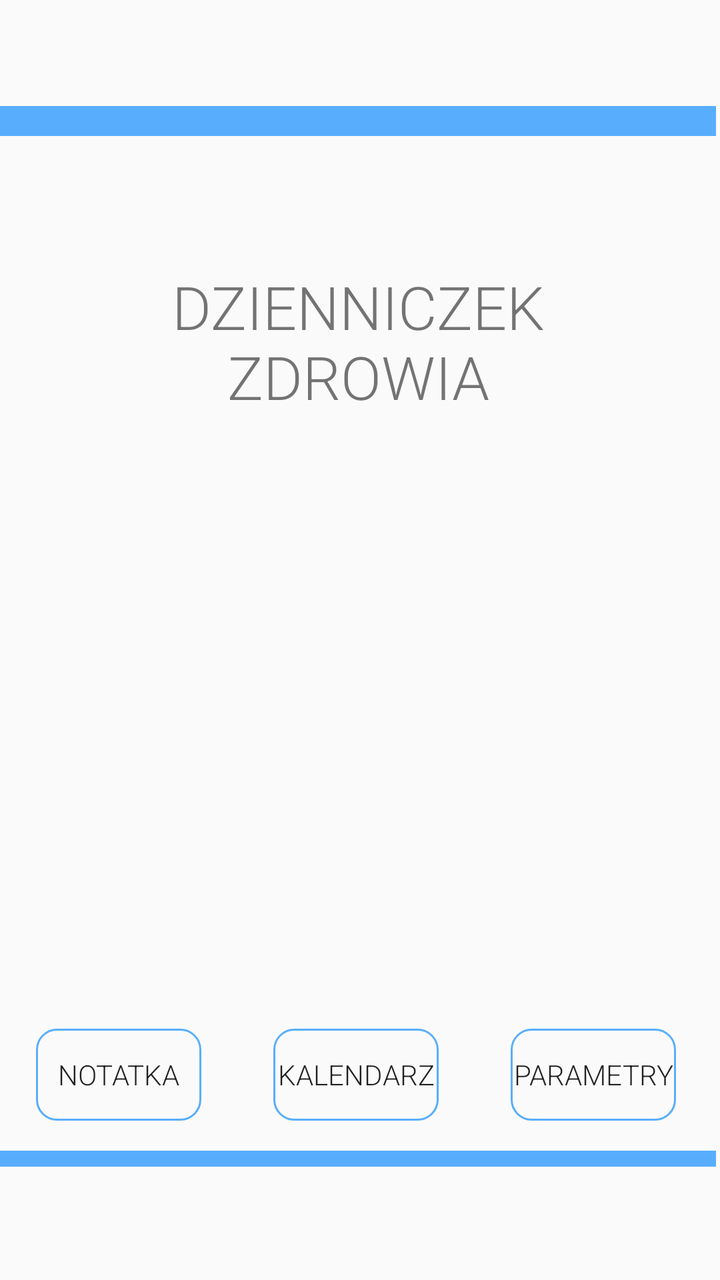
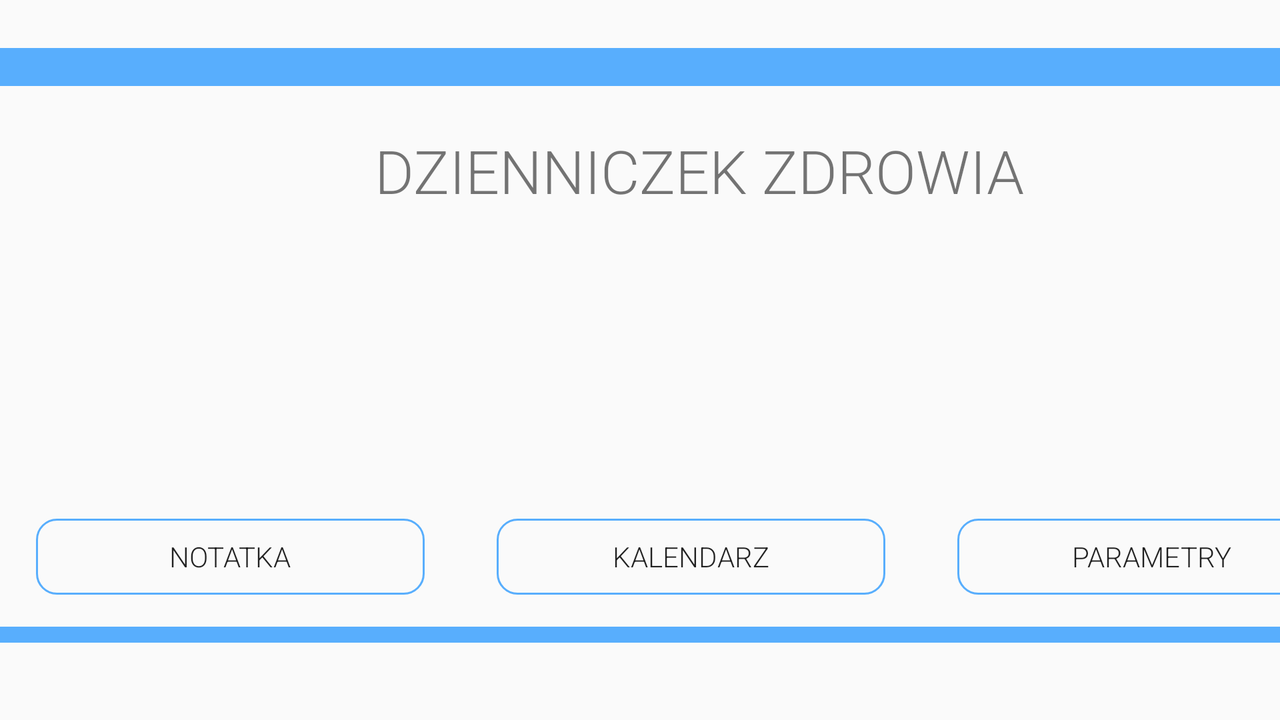

An Android layout and its configuration variant, each rendered on a device that would load it. The default file and the variant file are quoted in full after the pictures.
<!-- AndroidManifest.xml: application theme Theme.Seniorcalendarapp -->
<!-- res/layout/main_window.xml -->
<?xml version="1.0" encoding="utf-8"?>
<RelativeLayout xmlns:android="http://schemas.android.com/apk/res/android"
    xmlns:app="http://schemas.android.com/apk/res-auto"
    xmlns:tools="http://schemas.android.com/tools"
    android:layout_width="match_parent"
    android:layout_height="match_parent">

    <LinearLayout
        android:layout_width="wrap_content"
        android:layout_height="match_parent"
        android:layout_alignParentStart="true"
        android:layout_alignParentTop="true"
        android:layout_alignParentEnd="true"
        android:layout_alignParentBottom="true"
        android:layout_marginStart="0dp"
        android:layout_marginTop="0dp"
        android:layout_marginEnd="2dp"
        android:layout_marginBottom="0dp"
        android:orientation="vertical"
        app:layout_constraintBottom_toBottomOf="parent"
        app:layout_constraintEnd_toEndOf="parent"
        app:layout_constraintHorizontal_bias="1.0"
        app:layout_constraintStart_toStartOf="parent"
        app:layout_constraintTop_toTopOf="parent"
        app:layout_constraintVertical_bias="0.0">

        <LinearLayout
            android:layout_width="match_parent"
            android:layout_height="53dp"
            android:orientation="vertical"></LinearLayout>

        <LinearLayout
            android:layout_width="match_parent"
            android:layout_height="15dp"
            android:background="@color/blue"
            android:orientation="vertical"></LinearLayout>

        <LinearLayout
            android:layout_width="match_parent"
            android:layout_height="65dp"
            android:orientation="vertical"></LinearLayout>

        <TextView
            android:id="@+id/textView3"
            android:layout_width="match_parent"
            android:layout_height="wrap_content"
            android:layout_marginLeft="80dp"
            android:layout_marginRight="80dp"
            android:fontFamily="sans-serif-light"
            android:text="dzienniczek zdrowia"
            android:textAlignment="center"
            android:textAllCaps="true"
            android:textSize="30sp" />

        <LinearLayout
            android:layout_width="match_parent"
            android:layout_height="290dp"
            android:orientation="vertical">

            <LinearLayout
                android:layout_width="match_parent"
                android:layout_height="83dp"
                android:orientation="vertical"></LinearLayout>

            <ImageView
                android:id="@+id/imageView"
                android:layout_width="match_parent"
                android:layout_height="wrap_content"
                android:scaleX="2"
                android:scaleY="2"
                app:srcCompat="@mipmap/ic_launcher_foreground" />

        </LinearLayout>

        <LinearLayout
            android:layout_width="match_parent"
            android:layout_height="111dp"
            android:orientation="vertical">

            <LinearLayout
                android:layout_width="match_parent"
                android:layout_height="8dp"
                android:orientation="vertical">

            </LinearLayout>

            <LinearLayout
                android:layout_width="match_parent"
                android:layout_height="8dp"
                android:orientation="horizontal">

            </LinearLayout>

            <LinearLayout
                android:layout_width="match_parent"
                android:layout_height="46dp">

                <Button
                    android:id="@+id/notesButton"
                    android:layout_width="wrap_content"
                    android:layout_height="wrap_content"
                    android:layout_marginLeft="18dp"
                    android:layout_marginRight="18dp"
                    android:layout_weight="1"
                    android:background="@drawable/button_borders"
                    android:fontFamily="sans-serif-light"
                    android:text="notatka"
                    android:textAllCaps="true" />

                <Button
                    android:id="@+id/calendarButton"
                    android:layout_width="wrap_content"
                    android:layout_height="wrap_content"
                    android:layout_marginLeft="18dp"
                    android:layout_marginRight="18dp"
                    android:layout_weight="1"
                    android:background="@drawable/button_borders"
                    android:fontFamily="sans-serif-light"
                    android:text="kalendarz"
                    android:textAllCaps="true" />

                <Button
                    android:id="@+id/pomiaryButton"
                    android:layout_width="wrap_content"
                    android:layout_height="wrap_content"
                    android:layout_marginLeft="18dp"
                    android:layout_marginRight="20dp"
                    android:layout_weight="1"
                    android:background="@drawable/button_borders"
                    android:fontFamily="sans-serif-light"
                    android:text="parametry"
                    android:textAllCaps="true" />

            </LinearLayout>

            <LinearLayout
                android:layout_width="match_parent"
                android:layout_height="wrap_content"
                android:orientation="vertical">

                <LinearLayout
                    android:layout_width="match_parent"
                    android:layout_height="15dp"
                    android:orientation="horizontal">

                </LinearLayout>

                <LinearLayout
                    android:layout_width="match_parent"
                    android:layout_height="8dp"
                    android:background="@color/blue"
                    android:orientation="vertical"></LinearLayout>

                <LinearLayout
                    android:layout_width="match_parent"
                    android:layout_height="10dp"
                    android:orientation="horizontal" />
            </LinearLayout>


        </LinearLayout>

    </LinearLayout>
</RelativeLayout>
<!-- resources referenced by this layout -->
<resources>
  <color name="blue">#58AEFD</color>
  <!-- drawable button_borders (drawable) -->
  <shape xmlns:android="http://schemas.android.com/apk/res/android"
      android:shape="rectangle">
      <stroke
          android:width="1dp"
          android:color="#58AEFD" />
      <corners android:radius="10dp" />
  </shape>
  <style name="Theme.Seniorcalendarapp" parent="Theme.AppCompat.Light.NoActionBar" />
</resources>
<!-- res/layout-land/main_window.xml (the repository's variant of the layout above) -->
<!-- drawn on the phone turned sideways -->
<?xml version="1.0" encoding="utf-8"?>
<RelativeLayout xmlns:android="http://schemas.android.com/apk/res/android"
    xmlns:app="http://schemas.android.com/apk/res-auto"
    xmlns:tools="http://schemas.android.com/tools"
    android:layout_width="match_parent"
    android:layout_height="match_parent">

    <LinearLayout
        android:layout_width="match_parent"
        android:layout_height="match_parent"
        android:layout_alignParentEnd="true"
        android:layout_marginEnd="0dp"
        android:orientation="vertical"
        app:layout_constraintBottom_toBottomOf="parent"
        app:layout_constraintEnd_toEndOf="parent"
        app:layout_constraintHorizontal_bias="1.0"
        app:layout_constraintStart_toStartOf="parent"
        app:layout_constraintTop_toTopOf="parent"
        app:layout_constraintVertical_bias="0.0">

        <LinearLayout
            android:layout_width="match_parent"
            android:layout_height="24dp"
            android:orientation="vertical"></LinearLayout>

        <LinearLayout
            android:layout_width="match_parent"
            android:layout_height="19dp"
            android:background="@color/blue"
            android:orientation="vertical"></LinearLayout>

        <LinearLayout
            android:layout_width="728dp"
            android:layout_height="22dp"
            android:orientation="vertical"></LinearLayout>

        <TextView
            android:id="@+id/textView3"
            android:layout_width="539dp"
            android:layout_height="wrap_content"
            android:layout_marginLeft="80dp"
            android:layout_marginRight="80dp"
            android:fontFamily="sans-serif-light"
            android:text="dzienniczek zdrowia"
            android:textAlignment="center"
            android:textAllCaps="true"
            android:textSize="30sp" />

        <LinearLayout
            android:layout_width="match_parent"
            android:layout_height="154dp"
            android:orientation="vertical">

            <LinearLayout
                android:layout_width="728dp"
                android:layout_height="39dp"
                android:orientation="vertical"></LinearLayout>

            <ImageView
                android:id="@+id/imageView"
                android:layout_width="match_parent"
                android:layout_height="73dp"
                android:scaleX="2"
                android:scaleY="2"
                app:srcCompat="@mipmap/ic_launcher_foreground" />

        </LinearLayout>

        <LinearLayout
            android:layout_width="match_parent"
            android:layout_height="81dp"
            android:orientation="vertical">

            <LinearLayout
                android:layout_width="722dp"
                android:layout_height="wrap_content"
                android:orientation="horizontal" />

            <LinearLayout
                android:layout_width="691dp"
                android:layout_height="38dp">

                <Button
                    android:id="@+id/notesButton"
                    android:layout_width="wrap_content"
                    android:layout_height="wrap_content"
                    android:layout_marginLeft="18dp"
                    android:layout_marginRight="18dp"
                    android:layout_weight="1"
                    android:background="@drawable/button_borders"
                    android:fontFamily="sans-serif-light"
                    android:text="notatka"
                    android:textAllCaps="true" />

                <Button
                    android:id="@+id/calendarButton"
                    android:layout_width="wrap_content"
                    android:layout_height="wrap_content"
                    android:layout_marginLeft="18dp"
                    android:layout_marginRight="18dp"
                    android:layout_weight="1"
                    android:background="@drawable/button_borders"
                    android:fontFamily="sans-serif-light"
                    android:text="kalendarz"
                    android:textAllCaps="true" />

                <Button
                    android:id="@+id/pomiaryButton"
                    android:layout_width="wrap_content"
                    android:layout_height="wrap_content"
                    android:layout_marginLeft="18dp"
                    android:layout_marginRight="18dp"
                    android:layout_weight="1"
                    android:background="@drawable/button_borders"
                    android:fontFamily="sans-serif-light"
                    android:text="parametry"
                    android:textAllCaps="true" />

            </LinearLayout>

            <LinearLayout
                android:layout_width="match_parent"
                android:layout_height="wrap_content"
                android:orientation="vertical">

                <LinearLayout
                    android:layout_width="match_parent"
                    android:layout_height="8dp"
                    android:orientation="vertical">

                </LinearLayout>

                <LinearLayout
                    android:layout_width="726dp"
                    android:layout_height="8dp"
                    android:orientation="horizontal" />
            </LinearLayout>

            <LinearLayout
                android:layout_width="match_parent"
                android:layout_height="8dp"
                android:background="@color/blue"
                android:orientation="vertical"></LinearLayout>

            <LinearLayout
                android:layout_width="661dp"
                android:layout_height="wrap_content"
                android:orientation="horizontal">

            </LinearLayout>


        </LinearLayout>

    </LinearLayout>
</RelativeLayout>
